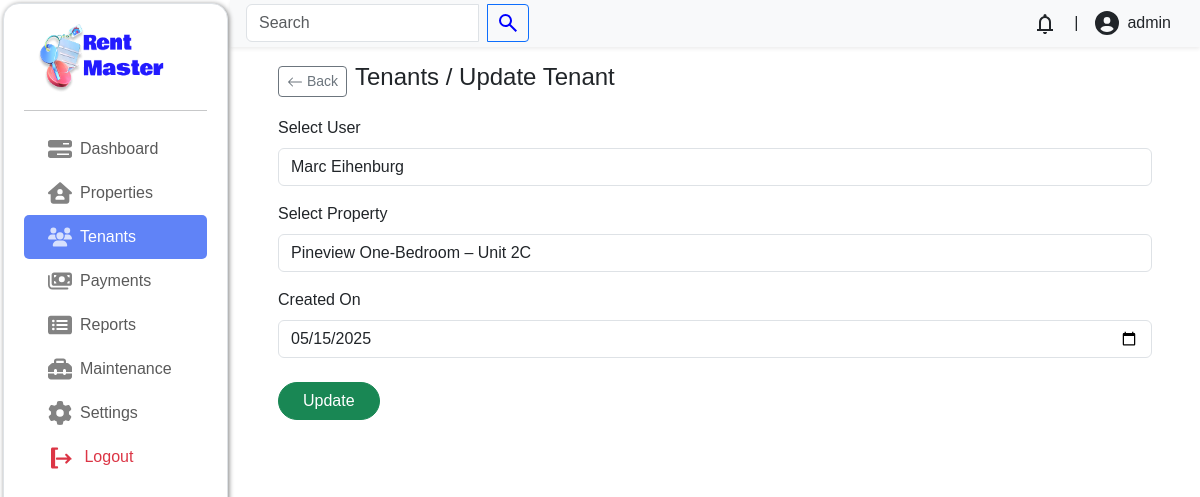
Before: /admin/index.php?page=tenants/update&tenant_id=73 (signed in) with the older database file.
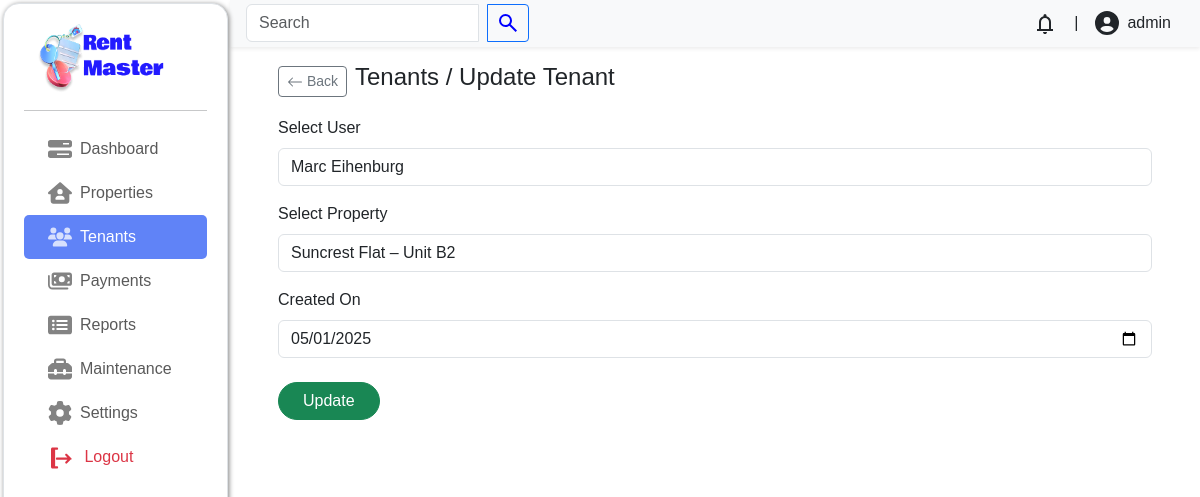
After: the same page with the newer database file.
### tables this page shows
CREATE TABLE `tenants` (
  `tenant_id` int(11) NOT NULL,
  `user_id` int(11) NOT NULL,
  `property_id` int(11) NOT NULL,
  `tenant_status` enum('pending','active','terminated') NOT NULL DEFAULT 'pending',
  `tenant_date_created` date NOT NULL DEFAULT current_timestamp(),
  `tenant_terminated_at` date DEFAULT NULL
);

CREATE TABLE `properties` (
  `property_id` int(11) NOT NULL,
  `property_name` varchar(100) NOT NULL,
  `property_location` varchar(200) NOT NULL,
  `property_date_created` date NOT NULL,
  `property_description` varchar(1000) NOT NULL,
  `property_status` enum('available','unavailable') NOT NULL DEFAULT 'available',
  `property_rental_price` decimal(10,0) NOT NULL,
  `latitude` decimal(10,8) NOT NULL,
  `longitude` decimal(11,8) NOT NULL,
  `property_capacity` varchar(100) NOT NULL
);

CREATE TABLE `users` (
  `user_id` int(11) NOT NULL,
  `user_name` varchar(100) DEFAULT NULL,
  `user_email` varchar(100) NOT NULL,
  `user_password` varchar(100) DEFAULT NULL,
  `user_phone_number` varchar(50) DEFAULT NULL,
  `user_address` varchar(100) DEFAULT NULL,
  `user_description` varchar(2000) DEFAULT NULL,
  `user_image` varchar(500) DEFAULT NULL,
  `user_role` enum('tenant','landlord','visitor') NOT NULL DEFAULT 'visitor'
);

### admin/tenants/update.php (the view, shortened to what this page needs)
<?php
$servername = "localhost";
$username = "root";
$password = "";
$dbname = "rentsystem";
$conn = mysqli_connect($servername, $username, $password, $dbname);
$tenant_id = $_GET['tenant_id'] ?? null;
$queryTenant = "SELECT * FROM tenants WHERE tenant_id = '$tenant_id'";
$resultTenant = mysqli_query($conn, $queryTenant);
$tenant = mysqli_fetch_assoc($resultTenant);
$current_user_id = $tenant['user_id'];
$current_property_id = $tenant['property_id'];
$current_date_created = $tenant['tenant_date_created'];
$queryUsers = "SELECT user_id, user_name FROM users WHERE user_role = 'visitor' OR user_id = '$current_user_id'";
$usersResult = mysqli_query($conn, $queryUsers);
$users = [];
while ($row = mysqli_fetch_assoc($usersResult)) {
    $users[] = $row;
}
$queryProperties = "SELECT property_id, property_name FROM properties WHERE property_status = 'available' OR property_id = '$current_property_id'";
$propertiesResult = mysqli_query($conn, $queryProperties);
$properties = [];
while ($row = mysqli_fetch_assoc($propertiesResult)) {
    $properties[] = $row;
}
?>
<div class="container px-lg-5 mb-3">
    <header class="d-flex align-items-center mt-3 gap-2">
        <a href="?page=tenants/index" class="btn btn-sm btn-outline-secondary">
            <svg xmlns="http://www.w3.org/2000/svg" width="16" height="16" fill="currentColor" viewBox="0 0 16 16">
                <path fill-rule="evenodd" d="M15 8a.5.5 0 0 0-.5-.5H2.707l3.147-3.146a.5.5 0 1 0-.708-.708l-4 4a.5.5 0 0 0 0 .708l4 4a.5.5 0 0 0 .708-.708L2.707 8.5H14.5A.5.5 0 0 0 15 8z"/>
            </svg>
            Back
        </a>
        <h4 class="fw-medium">Tenants / Update Tenant</h4>
    </header>
    <form id="tenant-form" action="tenants/update.php?tenant_id=<?php echo htmlspecialchars($tenant_id); ?>&page=tenants" method="POST">
        <div class="mt-3">
            <label for="user-id" class="form-label">Select User</label>
            <select id="user-id" name="user_id" class="form-control" required>
                <?php foreach ($users as $user): ?>
                    <option
                        value="<?= $user['user_id']; ?>"
                        data-user-name="<?= htmlspecialchars($user['user_name']); ?>"
                        <?= $user['user_id'] == $current_user_id ? 'selected' : '' ?>>
                        <?= htmlspecialchars($user['user_name']); ?>
                    </option>
                <?php endforeach; ?>
            </select>
        </div>
        <div class="mt-3">
            <label for="property-id" class="form-label">Select Property</label>
            <select id="property-id" name="property_id" class="form-control" required>
                <?php foreach ($properties as $property): ?>
                    <option
                        value="<?= $property['property_id']; ?>"
                        data-property-name="<?= htmlspecialchars($property['property_name']); ?>"
                        <?= $property['property_id'] == $current_property_id ? 'selected' : '' ?>>
                        <?= htmlspecialchars($property['property_name']); ?>
                    </option>
                <?php endforeach; ?>
            </select>
        </div>
        <div class="mt-3">
            <label for="tenant_date_created" class="form-label">Created On</label>
            <input type="date" id="tenant_date_created" name="tenant_date_created" class="form-control" value="<?= htmlspecialchars($current_date_created); ?>" required>
        </div>
        <button type="button" id="submit-btn" class="btn btn-success mt-4 px-4 rounded-5">Update</button>
    </form>
</div>

Changed rows visible on the page:
changed tenants "Marc Eihenburg": property_id "Pineview One-Bedroom – Unit 2C" → "Suncrest Flat – Unit B2"; tenant_date_created "05/15/2025" → "05/01/2025"
